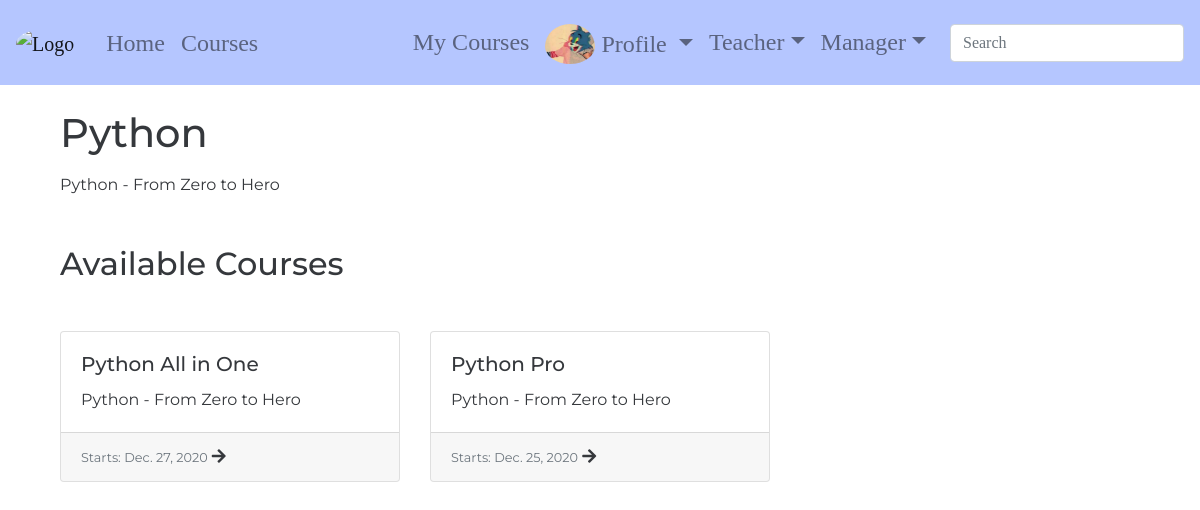
The app's page /courses/python/ (signed in) with its own data.
### accounts/models.py (models this page shows, shortened)
class CustomUser(AbstractUser, PermissionsMixin):
    email = models.EmailField(verbose_name='email', max_length=60, unique=True)
    username = models.CharField(max_length=30, unique=True)
    date_joined = models.DateTimeField(verbose_name='date joined', auto_now_add=True)
    last_login = models.DateTimeField(verbose_name='last login', auto_now=True)
    is_admin = models.BooleanField(default=False)
    is_active = models.BooleanField(default=True)
    is_staff = models.BooleanField(default=False)
    is_superuser = models.BooleanField(default=False)
    USERNAME_FIELD = 'email'
    REQUIRED_FIELDS = ['username', ]
    objects = CustomUserManager()

class Profile(models.Model):
    user = models.OneToOneField(settings.AUTH_USER_MODEL, related_name='profile', on_delete=models.CASCADE)
    first_name = models.CharField(max_length=40, null=True, blank=True)
    last_name = models.CharField(max_length=40, null=True, blank=True)
    phone = PhoneNumberField(max_length=20, null=True, blank=True)
    date_of_birth = models.DateField(null=True, blank=True)
    bio = models.TextField(null=True, blank=True)
    profile_pic = models.ImageField(null=True, blank=True, upload_to='images/profile_pics',
                                    default=get_default_profile_pic)

### courses/models.py (models this page shows, shortened)
class Course(models.Model):
    base_title = models.CharField(max_length=100)
    description = models.TextField(null=True, blank=True)
    slug = models.SlugField(allow_unicode=True, unique=True)

class CourseInstance(models.Model):
    course = models.ForeignKey(Course, related_name='instances', on_delete=models.CASCADE)
    slug = models.SlugField(allow_unicode=True, unique=True)
    sub_title = models.CharField(max_length=100, null=True, blank=True)
    min_mark = models.SmallIntegerField(
        validators=[
            MinValueValidator(0),
            MaxValueValidator(100),
        ]
    )
    start_date = models.DateField(null=True, blank=True)
    end_date = models.DateField(null=True, blank=True)

### courses/views.py (the view)
# urls.py: path('<slug>/', views.CourseDetail.as_view(), name='course-detail'),
class CourseDetail(generic.DetailView):
    model = course_models.Course
    def get_context_data(self, **kwargs):
        context = super(CourseDetail, self).get_context_data(**kwargs)
        context['available_courses'] = course_models.CourseInstance.objects.filter(course__slug=self.kwargs.get('slug'))
        return context

### accounts/templatetags/accounts_extras.py (called while the page is built)
@register.filter(name='has_group')
def has_group(user, group_name):
    return user.groups.filter(name=group_name).exists()

### courses/templates/courses/course_detail.html (shortened to what this page needs)
{% extends 'base.html' %}
{% block content %}
    <div class="container">
        <h1 class="mb-3">{{ course.base_title }}</h1>
        <p>{{ course.description }}</p>
    </div>
    <div class="container">
        <h2 class="mb-5 mt-5">Available Courses</h2>
            <div class="row">
            {% for course_instance in available_courses  %}
                <div class="col-md-4 col-sm-6 col-xs-12">
                    <div class="card">
                        <div class="card-body">
                            <h5 class="card-title">{{ course_instance.sub_title }}</h5>
                            <p class="card-text">{{ course_instance.course.description }}</p>
                        </div>
                        <div class="card-footer">
                            <p class="card-text d-inline">
                                <small class="text-muted">Starts: {{ course_instance.start_date }}</small>
                            </p>
                            <i class="fas fa-arrow-right post_arrow_img d-inline"></i>
                        </div>
                    </div>
                </div>
            {%  endfor %}
            </div>
    </div>
{% endblock %}

### templates/base.html (shortened to what this page needs)
<!DOCTYPE html>
{% load static %}
{% load accounts_extras %}
<html lang="en">
<head>
    <link rel="stylesheet" href="https://stackpath.bootstrapcdn.com/bootstrap/4.5.2/css/bootstrap.min.css">
    <link rel="stylesheet" href="https://stackpath.bootstrapcdn.com/font-awesome/4.7.0/css/font-awesome.min.css">    <link href="https://fonts.googleapis.com/css?family=Montserrat" rel="stylesheet">
    <link rel="stylesheet" href="https://use.fontawesome.com/releases/v5.15.1/css/all.css">
    <link rel="stylesheet" href="{% static 'course_manager/css/master.css' %}">
</head>
<body>
    <nav class="smart_scroll navbar navbar-expand-lg navbar-light" id="baseNavbar">
        <a href="{% url 'homepage' %}" class="navbar-brand">
            <img id="blogLogo" src="" alt="Logo">
        </a>
        <div class="collapse navbar-collapse" id="basicExampleNav">
            <ul class="navbar-nav mr-auto ml-2">
                <li class="nav-item">
                    <a class="nav-link" href="{% url 'homepage' %}">Home</a>
                </li>
                <li class="nav-item">
                    <a class="nav-link" href="{% url 'courses:courses-list' %}">Courses</a>
                </li>
            </ul>
            {% if user.is_authenticated %}
                <ul class="navbar-nav ml-2 pr-3 nav-flex-icons">
                    <li class="nav-item mt-2">
                        <a class="nav-link" href="{% url 'courses:user-courses' %}">My Courses</a>
                    </li>
                    <li class="nav-item dropdown mt-2">
                        <a href="#" class="nav-link dropdown-toggle" id="navbarDropdownMenuLink-4" data-toggle="dropdown"
                            aria-haspopup="true" aria-expanded="false">
                            {% if user.profile.profile_pic %}
                                <img class="profile_pic" src="{{ user.profile.profile_pic.url }}" alt="User Profile Picture">
                            {% else %}
                                <img class="profile_pic" src="{% static 'course_manager/images/default_profile_pic_1.png' %}"
                                alt="Default Profile Picture">
                            {% endif %}
                            Profile
                        </a>
                    </li>
                    {% if user|has_group:'teachers' or user.is_superuser %}
                        <li class="nav-item dropdown mt-2">
                            <a href="" class="nav-link dropdown-toggle" id="navbarDropdownMenuLink-4" data-toggle="dropdown"
                               aria-haspopup="true" aria-expanded="false">Teacher</a>
                        </li>
                    {% endif %}
                    {% if user|has_group:'managers' or user.is_superuser %}
                        <li class="nav-item dropdown mt-2">
                            <a href="" class="nav-link dropdown-toggle" id="navbarDropdownMenuLink-4" data-toggle="dropdown"
                               aria-haspopup="true" aria-expanded="false">Manager</a>
                        </li>
                    {% endif %}
                </ul>
            {% endif %}
            <form class="navbar-form form-inline" method="get" action=""
                  role="search" id="navbarSearchForm">
              <div class="md-form my-2">
                <input id="searchBarInput" class="input_field form-control mr-sm-2" name="q"
                       type="text" placeholder="Search" aria-label="Search">
              </div>
            </form>
        </div>
    </nav>
    <div id="wrap" class="wrapper flex-grow-1">
        <div id="main" class="container content main_content mt-4 mb-5">
            {% block content %}
            {% endblock %}
        </div>
    </div>
</body>
</html>

### static/course_manager/css/master.css (style rules this page uses)
body { height: 100%; background-color: rgba(255, 255, 255, 0.39); color: #35383c; font-family: 'Montserrat', sans-serif; }
#baseNavbar { background-color: #b5c6ff; font-family: 'Arvo', serif; font-size: 1.5rem; }
#blogLogo { width: 90px; height: 75px; border-radius: 50%; }
#navbarSearchForm input[type=text] { width: 100%; }
.profile_pic { width: 50px; height: 45px; border-radius: 50%; padding-bottom: 5px; }

### records on screen
CustomUser: profile.profile_pic (picture)
Course: base_title "Python", description "Python - From Zero to Hero"
CourseInstance: sub_title "Python All in One", course.description "Python - From Zero to Hero", start_date "Dec. 27, 2020"
CourseInstance: sub_title "Python Pro", course.description "Python - From Zero to Hero", start_date "Dec. 25, 2020"
